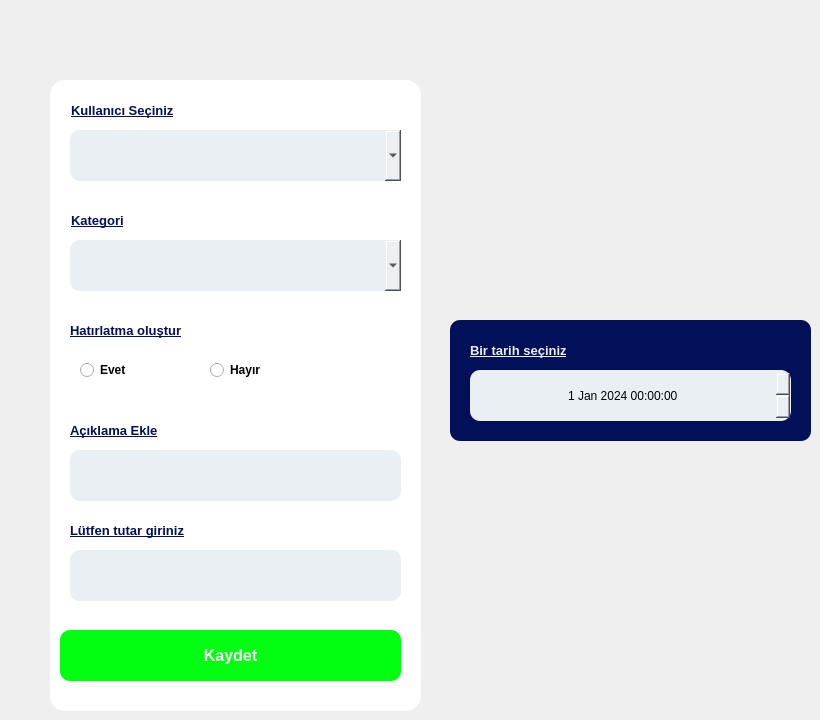
       <widget class="QWidget" name="tab_14">
        <attribute name="title">
         <string>Borç Durumu Ekle</string>
        </attribute>
        <widget class="QWidget" name="widget_8" native="true">
         <property name="geometry">
          <rect>
           <x>50</x>
           <y>80</y>
           <width>371</width>
           <height>631</height>
          </rect>
         </property>
         <property name="styleSheet">
          <string notr="true">background:white;
border-radius:15px;</string>
         </property>
         <widget class="QPushButton" name="btn_yakitKaydet_2">
          <property name="geometry">
           <rect>
            <x>10</x>
            <y>550</y>
            <width>341</width>
            <height>51</height>
           </rect>
          </property>
          <property name="font">
           <font>
            <pointsize>12</pointsize>
            <weight>75</weight>
            <bold>true</bold>
           </font>
          </property>
          <property name="styleSheet">
           <string notr="true">background-color: rgb(0, 255, 17);
color:white;
border-radius:10px;</string>
          </property>
          <property name="text">
           <string>Kaydet</string>
          </property>
         </widget>
         <widget class="QLabel" name="label_42">
          <property name="geometry">
           <rect>
            <x>20</x>
            <y>440</y>
            <width>161</width>
            <height>21</height>
           </rect>
          </property>
          <property name="font">
           <font>
            <pointsize>10</pointsize>
            <weight>75</weight>
            <bold>true</bold>
            <underline>true</underline>
           </font>
          </property>
          <property name="styleSheet">
           <string notr="true">color:#020F59;</string>
          </property>
          <property name="text">
           <string>Lütfen tutar giriniz</string>
          </property>
         </widget>
         <widget class="QLabel" name="label_44">
          <property name="geometry">
           <rect>
            <x>21</x>
            <y>130</y>
            <width>73</width>
            <height>21</height>
           </rect>
          </property>
          <property name="font">
           <font>
            <pointsize>10</pointsize>
            <weight>75</weight>
            <bold>true</bold>
            <underline>true</underline>
           </font>
          </property>
          <property name="styleSheet">
           <string notr="true">color:#020F59;</string>
          </property>
          <property name="text">
           <string>Kategori</string>
          </property>
         </widget>
         <widget class="QComboBox" name="cb_giderler">
          <property name="geometry">
           <rect>
            <x>20</x>
            <y>160</y>
            <width>331</width>
            <height>51</height>
           </rect>
          </property>
          <property name="font">
           <font>
            <pointsize>14</pointsize>
           </font>
          </property>
          <property name="styleSheet">
           <string notr="true">background:#E9EFF2;
border-radius:10px;</string>
          </property>
         </widget>
         <widget class="QLabel" name="label_21">
          <property name="geometry">
           <rect>
            <x>20</x>
            <y>240</y>
            <width>310</width>
            <height>21</height>
           </rect>
          </property>
          <property name="font">
           <font>
            <pointsize>10</pointsize>
            <weight>75</weight>
            <bold>true</bold>
            <underline>true</underline>
           </font>
          </property>
          <property name="styleSheet">
           <string notr="true">color:#020F59;</string>
          </property>
          <property name="text">
           <string>Hatırlatma oluştur</string>
          </property>
         </widget>
         <widget class="QRadioButton" name="radioButton_4">
          <property name="geometry">
           <rect>
            <x>30</x>
            <y>280</y>
            <width>95</width>
            <height>20</height>
           </rect>
          </property>
          <property name="font">
           <font>
            <weight>75</weight>
            <bold>true</bold>
           </font>
          </property>
          <property name="text">
           <string>Evet</string>
          </property>
         </widget>
         <widget class="QRadioButton" name="radioButton_5">
          <property name="geometry">
           <rect>
            <x>160</x>
            <y>280</y>
            <width>95</width>
            <height>20</height>
           </rect>
          </property>
          <property name="font">
           <font>
            <weight>75</weight>
            <bold>true</bold>
           </font>
          </property>
          <property name="text">
           <string>Hayır</string>
          </property>
         </widget>
         <widget class="QLabel" name="label_39">
          <property name="geometry">
           <rect>
            <x>20</x>
            <y>340</y>
            <width>310</width>
            <height>21</height>
           </rect>
          </property>
          <property name="font">
           <font>
            <pointsize>10</pointsize>
            <weight>75</weight>
            <bold>true</bold>
            <underline>true</underline>
           </font>
          </property>
          <property name="styleSheet">
           <string notr="true">color:#020F59;</string>
          </property>
          <property name="text">
           <string>Açıklama Ekle</string>
          </property>
         </widget>
         <widget class="QLineEdit" name="tb_aciklamaGiderler">
          <property name="geometry">
           <rect>
            <x>20</x>
            <y>370</y>
            <width>331</width>
            <height>51</height>
           </rect>
          </property>
          <property name="styleSheet">
           <string notr="true">background:#E9EFF2;
border-radius:10px;</string>
          </property>
         </widget>
         <widget class="QLineEdit" name="tb_giderlerTutar">
          <property name="geometry">
           <rect>
            <x>20</x>
            <y>470</y>
            <width>331</width>
            <height>51</height>
           </rect>
          </property>
          <property name="styleSheet">
           <string notr="true">background:#E9EFF2;
border-radius:10px;</string>
          </property>
         </widget>
         <widget class="QLabel" name="label_45">
          <property name="geometry">
           <rect>
            <x>21</x>
            <y>20</y>
            <width>171</width>
            <height>21</height>
           </rect>
          </property>
          <property name="font">
           <font>
            <pointsize>10</pointsize>
            <weight>75</weight>
            <bold>true</bold>
            <underline>true</underline>
           </font>
          </property>
          <property name="styleSheet">
           <string notr="true">color:#020F59;</string>
          </property>
          <property name="text">
           <string>Kullanıcı Seçiniz</string>
          </property>
         </widget>
         <widget class="QComboBox" name="kullaniciSEc_cb">
          <property name="geometry">
           <rect>
            <x>20</x>
            <y>50</y>
            <width>331</width>
            <height>51</height>
           </rect>
          </property>
          <property name="font">
           <font>
            <pointsize>14</pointsize>
           </font>
          </property>
          <property name="styleSheet">
           <string notr="true">background:#E9EFF2;
border-radius:10px;</string>
          </property>
         </widget>
        </widget>
        <widget class="QWidget" name="widget_9" native="true">
         <property name="geometry">
          <rect>
           <x>450</x>
           <y>320</y>
           <width>361</width>
           <height>121</height>
          </rect>
         </property>
         <property name="styleSheet">
          <string notr="true">background:#020F59;
border-radius:10px;
</string>
         </property>
         <widget class="QLabel" name="label_47">
          <property name="geometry">
           <rect>
            <x>20</x>
            <y>20</y>
            <width>211</width>
            <height>21</height>
           </rect>
          </property>
          <property name="font">
           <font>
            <pointsize>10</pointsize>
            <weight>75</weight>
            <bold>true</bold>
            <underline>true</underline>
           </font>
          </property>
          <property name="styleSheet">
           <string notr="true">color:#E9EFF2;</string>
          </property>
          <property name="text">
           <string>Bir tarih seçiniz</string>
          </property>
         </widget>
         <widget class="QDateTimeEdit" name="dateTimeEdit_hatirlatma">
          <property name="geometry">
           <rect>
            <x>20</x>
            <y>50</y>
            <width>321</width>
            <height>51</height>
           </rect>
          </property>
          <property name="styleSheet">
           <string notr="true">background:#E9EFF2;
border-radius:10px;</string>
          </property>
          <property name="alignment">
           <set>Qt::AlignCenter</set>
          </property>
          <property name="date">
           <date>
            <year>2024</year>
            <month>1</month>
            <day>1</day>
           </date>
          </property>
         </widget>
        </widget>
       </widget>
